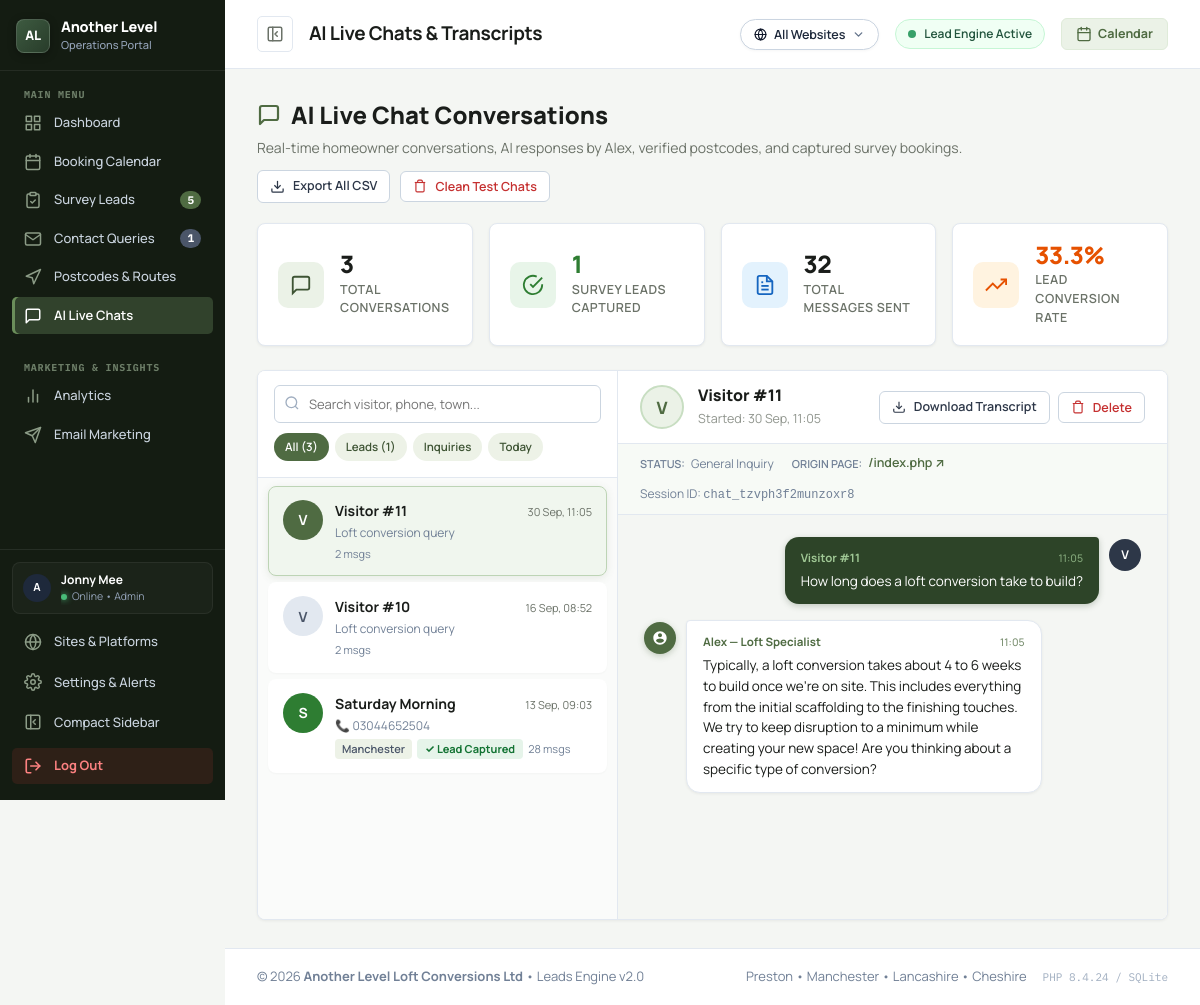
The page /panel/live-chats.php (signed in) on the database its author committed.
### tables this page shows
CREATE TABLE settings (
            key TEXT PRIMARY KEY,
            value TEXT NOT NULL,
            updated_at DATETIME DEFAULT CURRENT_TIMESTAMP
        );

CREATE TABLE chat_conversations (
                id INTEGER PRIMARY KEY AUTOINCREMENT,
                session_id TEXT NOT NULL,
                user_name TEXT,
                user_phone TEXT,
                user_email TEXT,
                user_postcode TEXT,
                message_count INTEGER DEFAULT 0,
                lead_captured INTEGER DEFAULT 0,
                source_page TEXT,
                transcript TEXT,
                created_at DATETIME DEFAULT CURRENT_TIMESTAMP,
                updated_at DATETIME DEFAULT CURRENT_TIMESTAMP
            , user_address TEXT, area_town TEXT, site_id INTEGER DEFAULT 1);

### panel/live-chats.php (the view, shortened to what the rows shown need)
<?php
require_once __DIR__ . '/includes/auth.php';
$db = getDB();
$panelBotName = getSetting('ai_chat_name', 'Alex — Loft Specialist');
$cleanBotName = preg_replace('/[—–\-].*$/u', '', $panelBotName);
$cleanBotName = trim(preg_replace('/\s+/', ' ', (string)$cleanBotName));
$panelBotFirstName = !empty($cleanBotName) ? explode(' ', $cleanBotName)[0] : 'Alex';
$searchQuery = trim($_GET['q'] ?? '');
$filterType = trim($_GET['filter'] ?? 'all');
$whereClauses = [];
$queryParams = [];
$whereSql = !empty($whereClauses) ? "WHERE " . implode(" AND ", $whereClauses) : "";
$sql = "SELECT * FROM chat_conversations {$whereSql} ORDER BY id DESC";
$stmt = $db->prepare($sql);
$stmt->execute($queryParams);
$conversations = $stmt->fetchAll(PDO::FETCH_ASSOC);
$hasSelectedChat = isset($_GET['id']) && (int)$_GET['id'] > 0;
$selectedChat = null;
if (!$selectedChat && !empty($conversations)) {
    $selectedChat = $conversations[0];
}
$transcriptMessages = [];
if ($selectedChat) {
    $rawTranscript = $selectedChat['transcript'] ?? '[]';
    $transcriptMessages = json_decode($rawTranscript, true);
}
$pageTitle = "AI Live Chats & Transcripts";
require_once __DIR__ . '/includes/header.php';
?>
<div class="panel-header-actions" style="display:flex;align-items:center;justify-content:space-between;margin-bottom:20px;flex-wrap:wrap;gap:12px">
  <div>
    <h1 style="font-size:24px;font-weight:800;color:var(--p-text);margin-bottom:4px;display:flex;align-items:center;gap:10px">
      <svg viewBox="0 0 24 24" width="24" height="24" fill="none" stroke="currentColor" stroke-width="2.2" stroke-linecap="round" stroke-linejoin="round" style="color:var(--p-primary)"><path d="M21 15a2 2 0 0 1-2 2H7l-4 4V5a2 2 0 0 1 2-2h14a2 2 0 0 1 2 2z"></path></svg>
      AI Live Chat Conversations
    </h1>
    <p style="font-size:14px;color:var(--p-text-muted)">
      Real-time homeowner conversations, AI responses by <?php echo htmlspecialchars($panelBotFirstName); ?>, verified postcodes, and captured survey bookings.
    </p>
  </div>
</div>
<div class="chat-split-container <?php echo $hasSelectedChat ? 'has-active-mobile' : 'hide-active-mobile'; ?>">
  <div class="chat-list-pane">
    <div class="chat-items-scroll">
      <?php if (empty($conversations)): ?>
        <div style="text-align:center;padding:40px 20px;color:#A0AEC0;font-size:13px">
          <svg viewBox="0 0 24 24" width="36" height="36" fill="none" stroke="currentColor" stroke-width="1.5" style="margin:0 auto 10px;display:block;opacity:0.6"><path d="M21 15a2 2 0 0 1-2 2H7l-4 4V5a2 2 0 0 1 2-2h14a2 2 0 0 1 2 2z"></path></svg>
          No conversations found matching filters.
        </div>
      <?php else: ?>
        <?php foreach ($conversations as $c):
          $isActive = $selectedChat && (int)$selectedChat['id'] === (int)$c['id'];
          $hasLead = (int)($c['lead_captured'] ?? 0) === 1;
          $cName = !empty($c['user_name']) ? $c['user_name'] : 'Visitor #' . $c['id'];
          $initial = strtoupper(substr(trim($cName), 0, 1));
          $msgCount = (int)($c['message_count'] ?? 0);
          $timeAgo = date('d M, H:i', strtotime($c['created_at']));
        ?>
          <a href="live-chats.php?id=<?php echo $c['id']; ?><?php echo !empty($searchQuery) ? '&q=' . urlencode($searchQuery) : ''; ?><?php echo $filterType !== 'all' ? '&filter=' . urlencode($filterType) : ''; ?>" class="chat-conv-item <?php echo $isActive ? 'active' : ''; ?> <?php echo $hasLead ? 'has-lead' : ''; ?>">
            <div class="chat-conv-avatar">
              <?php echo $initial ?: '#'; ?>
            </div>
            <div class="chat-conv-meta">
              <div class="chat-conv-top">
                <span class="chat-conv-name" title="<?php echo htmlspecialchars($cName); ?>">
                  <?php echo htmlspecialchars($cName); ?>
                </span>
                <span class="chat-conv-time"><?php echo $timeAgo; ?></span>
              </div>
              <div style="font-size:12px;color:#718096;white-space:nowrap;overflow:hidden;text-overflow:ellipsis">
                <?php if (!empty($c['user_phone'])): ?>
                  <span>📞 <?php echo htmlspecialchars($c['user_phone']); ?></span>
                <?php else: ?>
                  <span>Loft conversion query</span>
                <?php endif; ?>
              </div>
              <div class="chat-conv-sub">
                <?php if (!empty($c['area_town'])): ?>
                  <span class="chat-badge-town"><?php echo htmlspecialchars($c['area_town']); ?></span>
                <?php elseif (!empty($c['user_postcode'])): ?>
                  <span class="chat-badge-town"><?php echo htmlspecialchars($c['user_postcode']); ?></span>
                <?php endif; ?>
                <?php if ($hasLead): ?>
                  <span class="chat-badge-lead">✓ Lead Captured</span>
                <?php endif; ?>
                <span class="chat-badge-count"><?php echo $msgCount; ?> msgs</span>
              </div>
            </div>
          </a>
        <?php endforeach; ?>
      <?php endif; ?>
    </div>
  </div>
  <div class="chat-viewer-pane">
    <?php if ($selectedChat):
      $vName = !empty($selectedChat['user_name']) ? $selectedChat['user_name'] : 'Visitor #' . $selectedChat['id'];
      $vSource = $selectedChat['source_page'] ?? '';
      $isCaptured = (int)($selectedChat['lead_captured'] ?? 0) === 1;
    ?>
      <div class="chat-viewer-header">
        <div class="chat-viewer-visitor">
          <div class="chat-viewer-avatar-large">
            <?php echo strtoupper(substr($vName, 0, 1)) ?: '#'; ?>
          </div>
          <div style="flex:1;min-width:0">
            <div style="display:flex;align-items:center;gap:7px;flex-wrap:wrap">
              <div class="chat-viewer-name" style="word-break:break-word"><?php echo htmlspecialchars($vName); ?></div>
            </div>
            <div class="chat-viewer-details">
              <span style="opacity:0.75">Started: <?php echo date('d M, H:i', strtotime($selectedChat['created_at'])); ?></span>
            </div>
          </div>
        </div>
        <div class="chat-viewer-actions chat-viewer-actions-desktop">
          <a href="live-chats.php?export_txt=<?php echo $selectedChat['id']; ?>" class="btn btn-secondary btn-sm chat-btn-download" title="Download Plain Text Transcript">
            <svg viewBox="0 0 24 24" width="14" height="14" fill="none" stroke="currentColor" stroke-width="2"><path d="M21 15v4a2 2 0 0 1-2 2H5a2 2 0 0 1-2-2v-4"></path><polyline points="7 10 12 15 17 10"></polyline><line x1="12" y1="15" x2="12" y2="3"></line></svg>
            <span>Download Transcript</span>
          </a>
          <form method="POST" action="live-chats.php" class="js-confirm-form"
                data-confirm-title="Delete Chat Conversation?"
                data-confirm-message="Permanently delete the conversation transcript with <?php echo htmlspecialchars(addslashes($vName)); ?>? This action cannot be undone."
                data-confirm-btn="Yes, Delete"
                data-confirm-type="danger"
                style="margin:0">
            <button type="submit" class="btn btn-secondary btn-sm chat-btn-delete" style="color:#C53030" title="Permanently delete this conversation">
              <svg viewBox="0 0 24 24" width="14" height="14" fill="none" stroke="currentColor" stroke-width="2"><polyline points="3 6 5 6 21 6"></polyline><path d="M19 6v14a2 2 0 0 1-2 2H7a2 2 0 0 1-2-2V6m3 0V4a2 2 0 0 1 2-2h4a2 2 0 0 1 2 2v2"></path></svg>
              <span>Delete</span>
            </button>
          </form>
        </div>
      </div>
      <div class="chat-dossier-bar">
        <div style="display:flex;align-items:center;gap:18px;flex-wrap:wrap">
          <div class="dossier-item">
            <span class="dossier-label">Status:</span>
            <?php if ($isCaptured): ?>
              <span class="chat-badge-lead">✓ Lead Auto-Captured</span>
            <?php else: ?>
              <span style="color:#718096;font-size:12px">General Inquiry</span>
            <?php endif; ?>
          </div>
          <?php if (!empty($vSource)): ?>
            <div class="dossier-item">
              <span class="dossier-label">Origin Page:</span>
              <a href="<?php echo htmlspecialchars(getSitePageUrl($selectedChat['site_id'] ?? 1, $vSource)); ?>" target="_blank" style="color:var(--p-primary);font-weight:600">
                <?php echo htmlspecialchars($vSource); ?> &nearr;
              </a>
            </div>
          <?php endif; ?>
        </div>
        <div style="font-size:12px;color:#718096">
          Session ID: <code><?php echo htmlspecialchars($selectedChat['session_id']); ?></code>
        </div>
      </div>
      <div class="chat-stream-body" id="chatStreamScroll">
        <?php if (empty($transcriptMessages)): ?>
          <div style="text-align:center;padding:50px 20px;color:#A0AEC0">
            No message exchange logged for this session.
          </div>
        <?php else: ?>
          <?php
          foreach ($transcriptMessages as $msg):
            $isBot = ($msg['sender'] ?? '') === 'bot';
            $senderLabel = $isBot ? htmlspecialchars($panelBotName) : $vName;
            $msgTime = !empty($msg['time']) ? date('H:i', strtotime($msg['time'])) : '';
            $text = trim($msg['text'] ?? '');
            $formattedText = preg_replace('/\*\*(.*?)\*\*/', '<strong>$1</strong>', htmlspecialchars($text));
            $formattedText = nl2br($formattedText);
          ?>
            <div class="chat-bubble-row <?php echo $isBot ? 'bot-row' : 'user-row'; ?>">
              <div class="bubble-avatar <?php echo $isBot ? 'bot' : 'user'; ?>">
                <?php if ($isBot): ?>
                  <svg width="16" height="16" viewBox="0 0 24 24" fill="currentColor"><path d="M12 2C6.48 2 2 6.48 2 12s4.48 10 10 10 10-4.48 10-10S17.52 2 12 2zm0 3c1.66 0 3 1.34 3 3s-1.34 3-3 3-3-1.34-3-3 1.34-3 3-3zm0 14.2c-2.5 0-4.71-1.28-6-3.22.03-1.99 4-3.08 6-3.08 1.99 0 5.97 1.09 6 3.08-1.29 1.94-3.5 3.22-6 3.22z"/></svg>
                <?php else: ?>
                  <?php echo strtoupper(substr($vName, 0, 1)) ?: 'U'; ?>
                <?php endif; ?>
              </div>
              <div class="chat-bubble">
                <div class="chat-bubble-sender">
                  <span><?php echo htmlspecialchars($senderLabel); ?></span>
                  <span class="chat-bubble-time"><?php echo $msgTime; ?></span>
                </div>
                <div class="chat-bubble-text"><?php echo $formattedText; ?></div>
              </div>
            </div>
          <?php endforeach; ?>
        <?php endif; ?>
      </div>
    <?php endif; ?>
  </div>
</div>
<?php require_once __DIR__ . '/includes/footer.php'; ?>

### panel/includes/header.php (shortened to what the rows shown need)
<?php
require_once __DIR__ . '/auth.php';
require_once __DIR__ . '/sites.php';
$currentUser = getCurrentUser();
?>
<!DOCTYPE html>
<html lang="en">
<head>
  <link rel="stylesheet" href="css/panel.css?v=<?php echo time(); ?>">
</head>
<body class="panel-body">
<div class="panel-wrapper">
  <aside class="panel-sidebar" id="panelSidebar">
    <div class="sidebar-footer">
      <div class="sidebar-user-mini" style="display:flex;align-items:center;gap:10px;padding:8px 10px;margin-bottom:8px;border-radius:8px;background:rgba(255,255,255,0.03);border:1px solid rgba(255,255,255,0.06);">
        <div class="user-avatar" style="width:28px;height:28px;font-size:11px;background:#1E293B;color:#FFFFFF;border-radius:50%;display:flex;align-items:center;justify-content:center;font-weight:700;flex-shrink:0;">
          <?php echo strtoupper(substr($currentUser['username'] ?? 'J', 0, 1)); ?>
        </div>
        <div style="flex:1;min-width:0;overflow:hidden">
          <div style="font-size:12px;font-weight:700;color:#FFFFFF;white-space:nowrap;overflow:hidden;text-overflow:ellipsis">
            <?php echo htmlspecialchars($currentUser['full_name'] ?? 'Jonny Mee'); ?>
          </div>
          <div style="font-size:10.5px;color:#94A3B8;display:flex;align-items:center;gap:5px">
            <span class="status-dot-green"></span> Online &bull; Admin
          </div>
        </div>
      </div>
    </div>
  </aside>
  <div class="panel-main">
    <header class="panel-topbar">
      <div class="topbar-left">
        <div class="mobile-topbar-brand">
          <div>
            <h1 class="topbar-title">
              <span class="topbar-title-full"><?php echo htmlspecialchars($pageTitle); ?></span>
            </h1>
          </div>
        </div>
      </div>
    </header>
    <main class="panel-content">

### rows shown on the page
settings: value "Alex", value "Alex — Loft Specialist"
chat_conversations: user_name+id "V", cName "Visitor #11", created_at "30 Sep, 11:05", shows "Loft conversion query", message_count "2", vName "Visitor #11", source_page "/index.php", session "chat_tzvph3f2munzoxr8", senderLabel "Visitor #11"
chat_conversations: user_name+id "V", cName "Visitor #10", created_at "16 Sep, 08:52", shows "Loft conversion query", message_count "2"
chat_conversations: user_name "S", user_name "Saturday Morning", created_at "13 Sep, 09:03", user_phone "03044652504", area_town "Manchester", lead_captured "✓ Lead Captured", message_count "28"

### other values the page prints
$newBookingsCount "5"
$newContactsCount "1"
substr($currentUser['username'] ?? 'J', 0, 1) "A"
$currentUser['full_name'] "Jonny Mee"
$pageTitle "AI Live Chats & Transcripts"
$statsTotalChats "3"
$statsCapturedLeads "1"
$statsTotalMessages "32"
$conversionRate "33.3"
$msgTime "11:05"
phpversion() "8.4.24"
